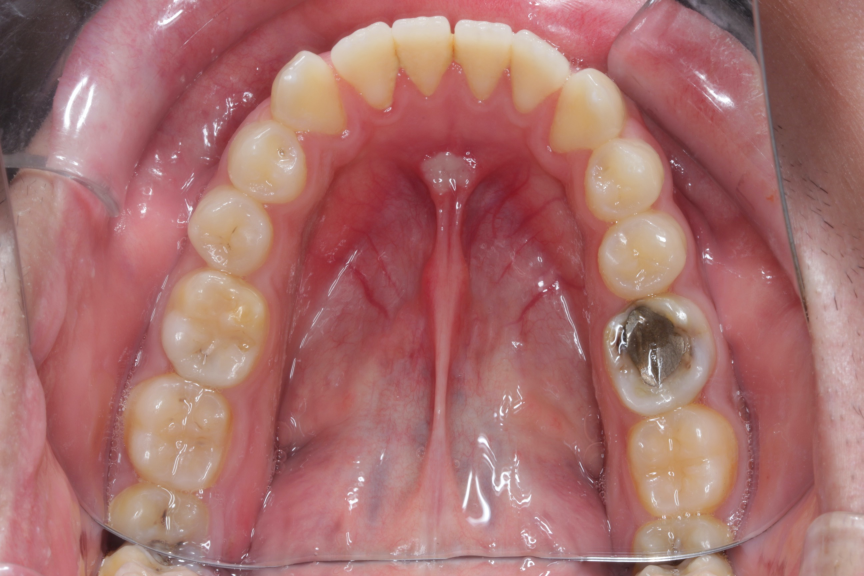
#> input picture Color test/2.jpg, 2592 x 1728 px (shown at 1/3 size)
$ python Test_Color.py
#> lines starting #> are read from the running program, lines starting #| are printed output that depends on the picture
from sklearn.cluster import KMeans
import matplotlib.pyplot as plt
import numpy as np
import cv2
from collections import Counter
from skimage.color import rgb2lab, deltaE_cie76
import os

#image = cv2.imread('1.jpg')
#image_path = 'C:\\Users\\vudan\\OneDrive\\Desktop\\Automation Project\\Odontology\\Flip-image\\1.jpg'

def RGB2HEX(color):
    return "#{:02x}{:02x}{:02x}".format(int(color[0]), int(color[1]), int(color[2]))

def get_image(image_path):
#> called with image_path = '2.jpg'
    image = cv2.imread(image_path)
#> image is the input picture: shape (1728, 2592, 3); mean B, G, R 108.7, 111.4, 167.6
    image = cv2.cvtColor(image, cv2.COLOR_BGR2RGB)
    return image

def get_colors(image,number_of_colors,show_chart):
#> called with number_of_colors = 8, show_chart = True
    modified_image = cv2.resize(image, (600, 400), interpolation = cv2.INTER_AREA)
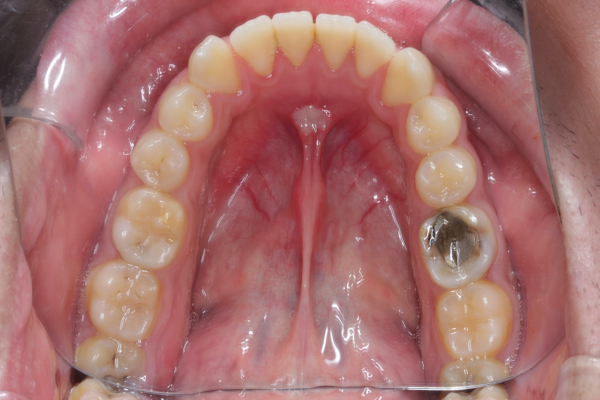
#> modified_image: shape (400, 600, 3); mean R, G, B 167.6, 111.4, 108.7
    modified_image = modified_image.reshape(modified_image.shape[0]*modified_image.shape[1], 3)

    clf = KMeans(n_clusters = number_of_colors)
    labels = clf.fit_predict(modified_image)

    counts = Counter(labels)
#> counts = {6: 6859, 3: 28903, 0: 42826, 2: 49029, 5: 42830, 1: 39660, 7: 23499, 4: 6394}

    center_colors = clf.cluster_centers_
    # We get ordered colors by iterating through the keys
    ordered_colors = [center_colors[i] for i in counts.keys()]
#> ordered_colors = [[73.06, 56.57, 58.04], [134.6, 60.21, 64.53], [150.7, 82.55, 84.78], [168.7, 99.42, 99.29], [176.7, 120.9, 118.8], [189, 145.9, 132.2], [197.3, 166.6, 157.8], [217.4, 203.4, 199.3]]
    hex_colors = [RGB2HEX(ordered_colors[i]) for i in counts.keys()]
#> hex_colors = ['#c5a69d', '#a86363', '#49383a', '#965254', '#bc9184', '#863c40', '#d9cbc7', '#b07876']
    rgb_colors = [ordered_colors[i] for i in counts.keys()]
#> rgb_colors = [[197.3, 166.6, 157.8], [168.7, 99.42, 99.29], [73.06, 56.57, 58.04], [150.7, 82.55, 84.78], [189, 145.9, 132.2], [134.6, 60.21, 64.53], [217.4, 203.4, 199.3], [176.7, 120.9, 118.8]]

    if (show_chart):
        plt.figure(figsize = (8, 6))
        plt.pie(counts.values(), labels = hex_colors, colors = hex_colors)
        plt.show()
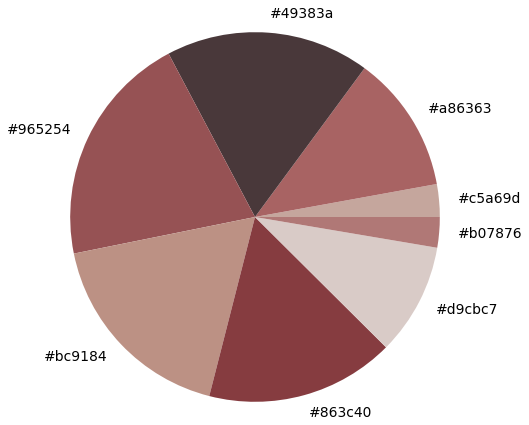
#> figure drawn by matplotlib, 1 panel

    return rgb_colors

if __name__ == "__main__":

    get_colors(get_image("2.jpg"),8,True)

$ run again, with Color test/1.jpg copied over Color test/2.jpg
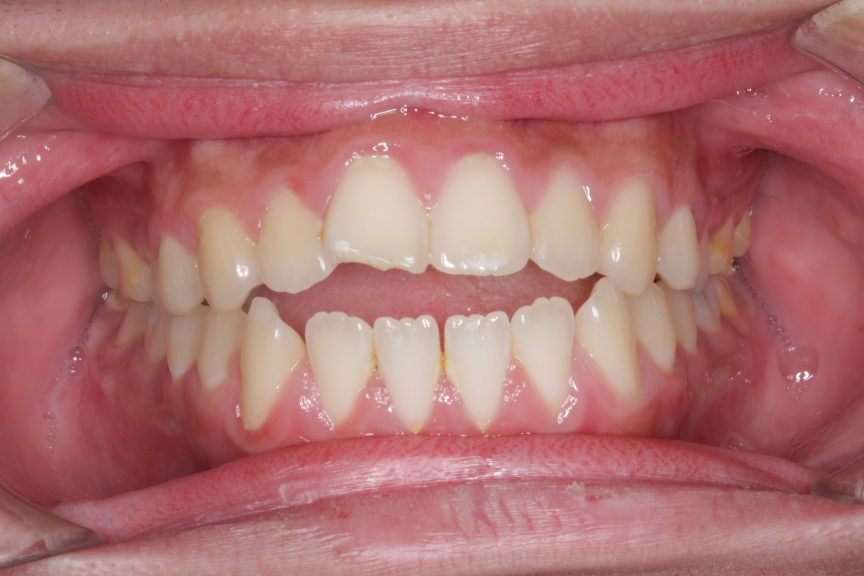
#> input picture Color test/1.jpg, 2592 x 1728 px (shown at 1/3 size)
#> in get_image, image is the input picture: shape (1728, 2592, 3); mean B, G, R 112.3, 112.8, 174.1
#> in get_colors, `modified_image = cv2.resize(image, (600, 400), interpolation = cv2.INT..`:
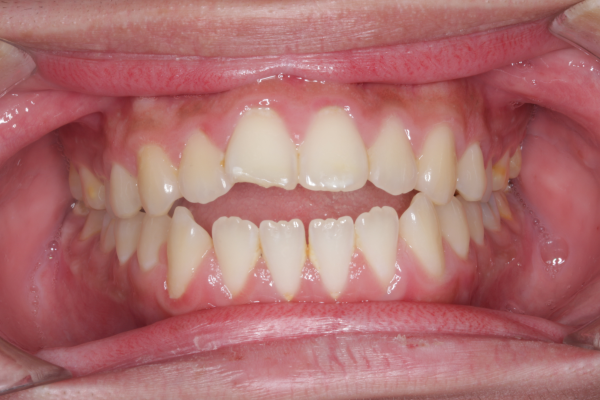
#> modified_image: shape (400, 600, 3); mean R, G, B 174.1, 112.8, 112.3
#> counts = {7: 36102, 1: 47350, 6: 37415, 4: 35536, 2: 22386, 5: 29821, 0: 17249, 3: 14141}
#> ordered_colors = [[159, 83.73, 87.01], [174.2, 98.3, 101.4], [181.7, 118.4, 117.8], [190.3, 140.9, 137.8], [202.8, 170.3, 159.6], [142.9, 67.83, 71.49], [215.3, 197.4, 186], [121.6, 49.89, 54.26]]
#> hex_colors = ['#793136', '#ae6265', '#d7c5b9', '#caaa9f', '#b57675', '#8e4347', '#9f5357', '#be8c89']
#> rgb_colors = [[121.6, 49.89, 54.26], [174.2, 98.3, 101.4], [215.3, 197.4, 186], [202.8, 170.3, 159.6], [181.7, 118.4, 117.8], [142.9, 67.83, 71.49], [159, 83.73, 87.01], [190.3, 140.9, 137.8]]
#> in get_colors, `plt.show()`:
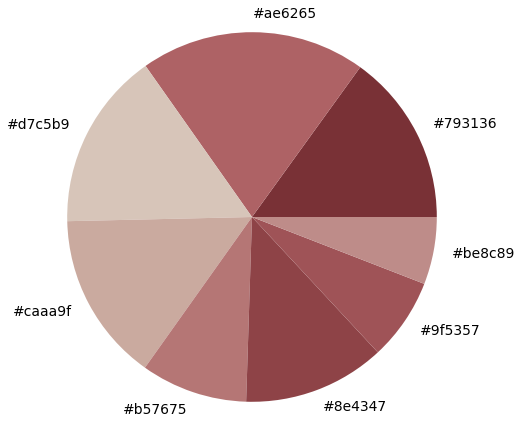
#> figure drawn by matplotlib, 1 panel
